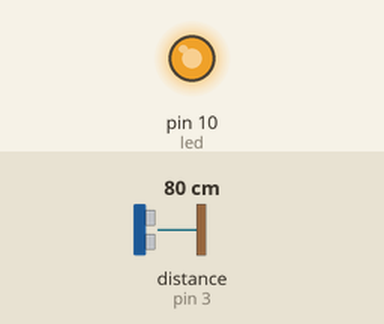
Bench run of a sketch on a simulated Arduino Uno, built with avr-gcc and run on an emulated ATmega328P. On the bench: output pins drawn as LEDs (lit = HIGH). Wiring (inferred from the names in the program): ultrasonic range finder: trigger pin 2; echo pin 3. The inputs (shaded band) are chosen by the test bench; at power-on: distance to the obstacle (sensor on pin 3) 80 cm. The echo pulse lasts 58.3 µs per cm; pins used as bus, display or sensor lines are not drawn.

Above: at 1.2 s.
1.3 s: distance to the obstacle (sensor on pin 3) set to 120 cm
At 2.1 s:
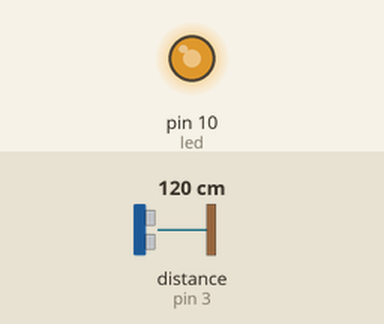
2.8 s: distance to the obstacle (sensor on pin 3) set to 250 cm
At 3.6 s:
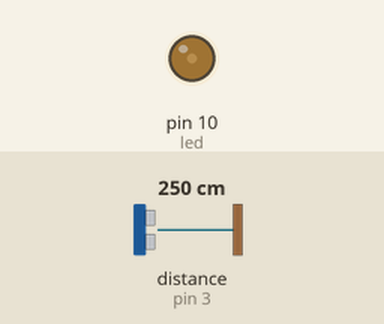
Timing chart, 0 to 5.8 s (numbered marks = the images above; inputs shaded):
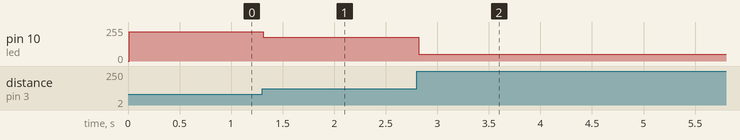

The sketch:

led_ultrasonic.ino
```cpp
const int trig = 2;
const int echo = 3;
const int led= 10;

void setup() {
  // sets the trig and echo pin for the ultrasonic sensor
  pinMode(trig, OUTPUT);
  pinMode(echo, INPUT);

  // sets myLed pin of the led to output
  pinMode(led, OUTPUT);

  // allows for printouts in Serial console
  Serial.begin(9600);
}

void loop() {
  // send out a pulse on maxDistance_trigPin
  digitalWrite(trig, LOW);
  delayMicroseconds(2);
  digitalWrite(trig, HIGH);
  delayMicroseconds(10);
  digitalWrite(trig, LOW);

  // wait for signal to return
  // convert duration to distance in cm and check if smaller than range
  double distance = 300 - (0.01715 * pulseIn(echo, HIGH));

  // bool maxDistance = 50 > maxDistance_distance;

  // dims led according to distance measured
  analogWrite(led, distance);
  /*
  if (maxDistance) {
    analogWrite(myLed_pin, LOW);
  } else {
    analogWrite(myLed_pin, HIGH);
  }
  */
}
```

Measured:
- after the input at 1.3 s, pin 10 (led): 220/255 → 180/255 at once
- after the input at 2.8 s, pin 10 (led): 180/255 → 50/255 at once
